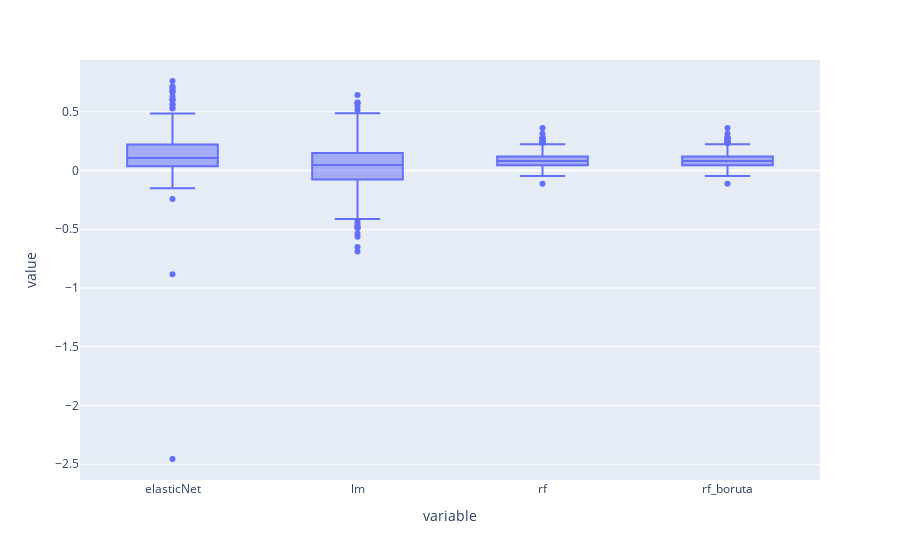

The notebook cell this image was saved under:
### Code cell
scores.boxplot()

### Figure 1 — Plotly figure (JSON) as saved in the notebook; plotly's stock layout.template omitted (floating-point values rounded to 4 significant figures; data arrays with more than 128 entries replaced by an {"elided": "..."} marker saying what was removed)
{"data": [{"alignmentgroup": "True", "hovertemplate": "variable=%{x}<br>value=%{y}<extra></extra>", "legendgroup": "", "marker": {"color": "#636efa"}, "name": "", "notched": false, "offsetgroup": "", "orientation": "v", "showlegend": false, "type": "box", "x": {"elided": "2332 str values"}, "x0": " ", "xaxis": "x", "y": {"elided": "2332 float values"}, "y0": " ", "yaxis": "y"}], "layout": {"boxmode": "group", "legend": {"tracegroupgap": 0}, "margin": {"t": 60}, "xaxis": {"anchor": "y", "domain": [0, 1], "title": {"text": "variable"}}, "yaxis": {"anchor": "x", "domain": [0, 1], "title": {"text": "value"}}}}
